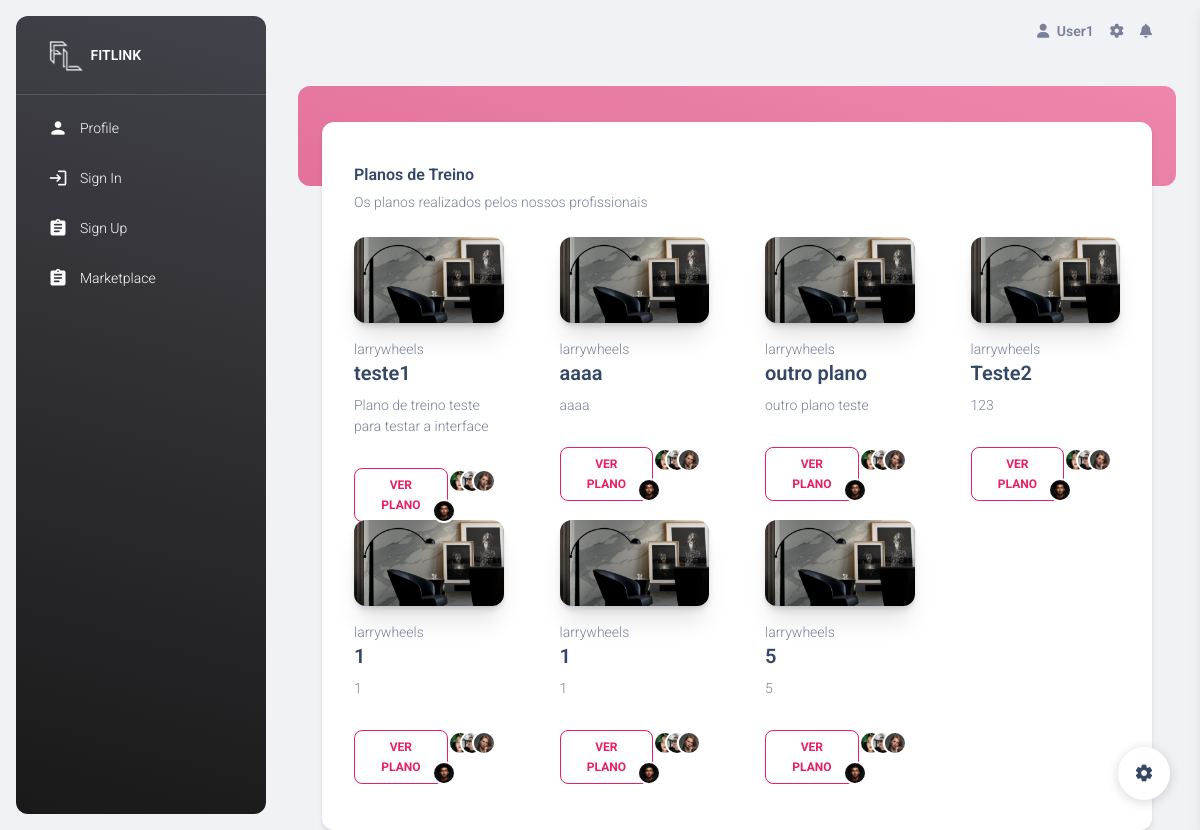
/marketplace, run on an earlier commit of the app's database.
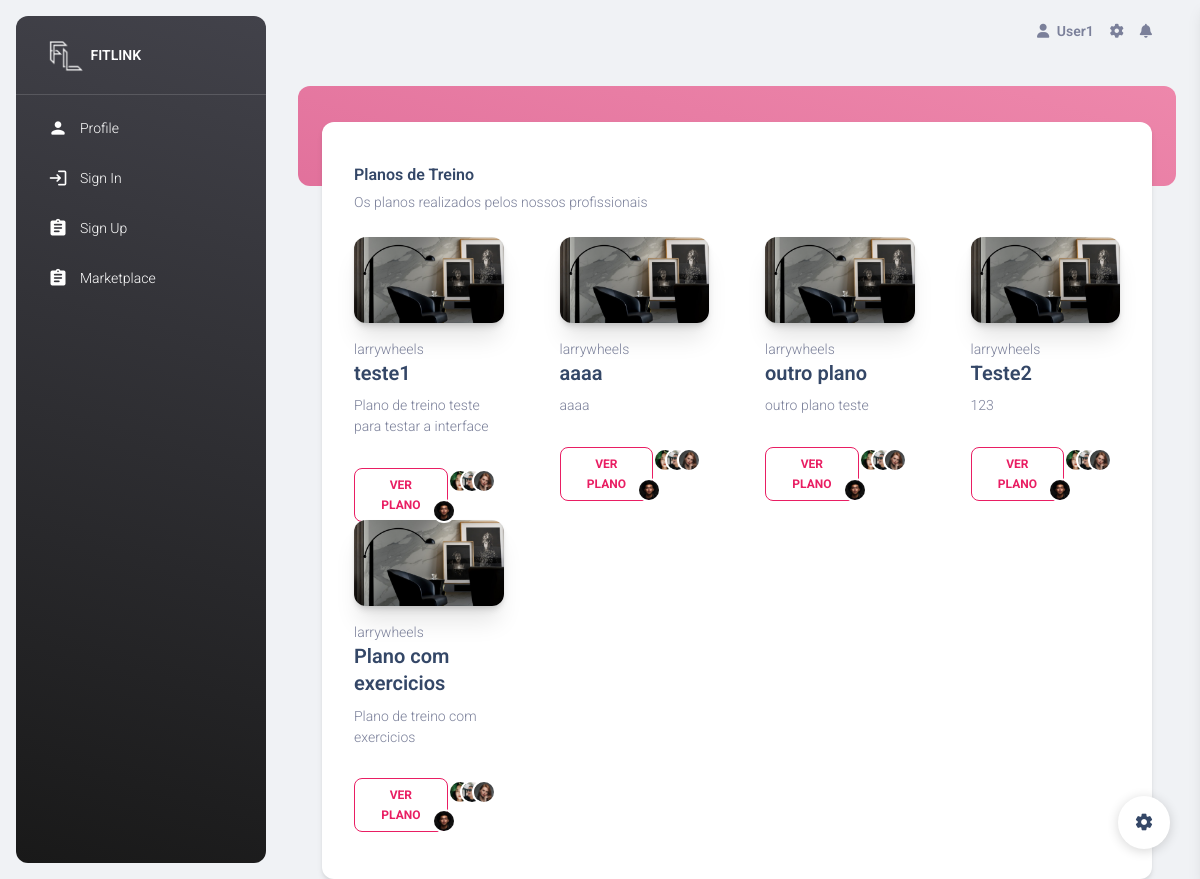
And on a later commit of the database.
### fitlink/models.py (models this page shows, shortened)
class PlanoTreino(models.Model):
    titulo = models.CharField(max_length = 255)
    imagem = models.CharField(max_length=255)
    descricao = models.TextField()
    requisitos = models.TextField()
    tipoPlano = models.ForeignKey(TipoPlano, on_delete=models.CASCADE)
    preco = models.FloatField()
    periodoBloco = models.IntegerField()
    nrBlocos = models.IntegerField()
    refPersonalTrainer = models.ForeignKey(PersonalTrainer, on_delete=models.CASCADE)

### fitlink/views.py (the view)
# urls.py: path('marketplace',views.marketplace,name="marketplace"),
def marketplace(request):
    context = PlanoTreino.objects.all()
    return render(request,'marketplace.html',{"planos": context})

### fitlink/templates/marketplace.html (shortened to what this page needs)
{% extends "index.html" %}
{% block content %}
    <div class="container-fluid px-2 px-md-4">
      <div class="card card-body mx-3 mx-md-4 mt-n6">
        <div class="row gx-4 mb-2">
            <div class="col-12 mt-4">
              <div class="mb-5 ps-3">
                <h6 class="mb-1">Planos de Treino</h6>
                <p class="text-sm">Os planos realizados pelos nossos profissionais</p>
              </div>
              <div class="row">
               {% for plano in planos %}
                <div class="col-xl-3 col-md-6 mb-xl-0 mb-4">
                  <div class="card card-blog card-plain">
                    <div class="card-header p-0 mt-n4 mx-3">
                      <a class="d-block shadow-xl border-radius-xl">
                        <img src="../static/img/home-decor-1.jpg" alt="img-blur-shadow" class="img-fluid shadow border-radius-xl">
                      </a>
                    </div>
                    <div class="card-body p-3">
                      <p class="mb-0 text-sm">{{plano.refPersonalTrainer}}</p>
                      <a href="javascript:;">
                        <h5>
                          {{plano.titulo}}
                        </h5>
                      </a>
                      <p class="mb-4 text-sm">
                        {{plano.descricao}}
                      </p>
                      <div class="d-flex align-items-center justify-content-between">
                        <a class="btn btn-outline-primary btn-sm mb-0" href="{% url 'detalhesPlano' idPlano=plano.id %}">Ver Plano</a>
                        <div class="avatar-group mt-2">
                          <a href="javascript:;" class="avatar avatar-xs rounded-circle" data-bs-toggle="tooltip" data-bs-placement="bottom" title="Elena Morison">
                            <img alt="Image placeholder" src="../static/img/team-1.jpg">
                          </a>
                          <a href="javascript:;" class="avatar avatar-xs rounded-circle" data-bs-toggle="tooltip" data-bs-placement="bottom" title="Ryan Milly">
                            <img alt="Image placeholder" src="../static/img/team-2.jpg">
                          </a>
                          <a href="javascript:;" class="avatar avatar-xs rounded-circle" data-bs-toggle="tooltip" data-bs-placement="bottom" title="Nick Daniel">
                            <img alt="Image placeholder" src="../static/img/team-3.jpg">
                          </a>
                          <a href="javascript:;" class="avatar avatar-xs rounded-circle" data-bs-toggle="tooltip" data-bs-placement="bottom" title="Peterson">
                            <img alt="Image placeholder" src="../static/img/team-4.jpg">
                          </a>
                        </div>
                      </div>
                    </div>
                  </div>
                </div>
                {% endfor %}
              </div>
            </div>
          </div>
        </div>
      </div>
  {% endblock %}

### fitlink/templates/index.html (shortened to what this page needs)
{% load static %}
<!DOCTYPE html>
<html lang="en">
<head>
  <link href="{% static 'css/nucleo-icons.css' %}" rel="stylesheet" />
  <link href="{% static 'css/nucleo-svg.css' %}" rel="stylesheet" />
  <link id="templatestyle" href="{% static 'css/material-dashboard.css' %}" rel="stylesheet" />
</head>
<body class="g-sidenav-show  bg-gray-200">
  <aside class="sidenav navbar navbar-vertical navbar-expand-xs border-0 border-radius-xl my-3 fixed-start ms-3   bg-gradient-dark" id="sidenav-main">
    <div class="sidenav-header">
      <a class="navbar-brand m-0" href="https://github.com/NunoVidal/fitlink" target="_blank">
        <img src="{% static 'img/fitlink_blackbg_preview_rev_1.png' %}" class="navbar-brand-img h-100" alt="main_logo">
        <span class="ms-1 font-weight-bold text-white">FITLINK</span>
      </a>
    </div>
    <hr class="horizontal light mt-0 mb-2">
    <div class="collapse navbar-collapse  w-auto  max-height-vh-100" id="sidenav-collapse-main">
      <ul class="navbar-nav">
        <li class="nav-item">
          <a class="nav-link text-white " href="profile">
            <div class="text-white text-center me-2 d-flex align-items-center justify-content-center">
              <i class="material-icons opacity-10">person</i>
            </div>
            <span class="nav-link-text ms-1">Profile</span>
          </a>
        </li>
        <li class="nav-item">
          <a class="nav-link text-white " href="sign-in">
            <div class="text-white text-center me-2 d-flex align-items-center justify-content-center">
              <i class="material-icons opacity-10">login</i>
            </div>
            <span class="nav-link-text ms-1">Sign In</span>
          </a>
        </li>
        <li class="nav-item">
          <a class="nav-link text-white " href="sign-up">
            <div class="text-white text-center me-2 d-flex align-items-center justify-content-center">
              <i class="material-icons opacity-10">assignment</i>
            </div>
            <span class="nav-link-text ms-1">Sign Up</span>
          </a>
        </li>
        <li class="nav-item">
          <a class="nav-link text-white " href="marketplace">
            <div class="text-white text-center me-2 d-flex align-items-center justify-content-center">
              <i class="material-icons opacity-10">assignment</i>
            </div>
            <span class="nav-link-text ms-1">Marketplace</span>
          </a>
        </li>
      </ul>
    </div>
  </aside>
  <main class="main-content position-relative max-height-vh-100 h-100 border-radius-lg ">
    <nav class="navbar navbar-main navbar-expand-lg px-0 mx-4 shadow-none border-radius-xl" id="navbarBlur" navbar-scroll="true">
      <div class="container-fluid py-1 px-3">
        <div class="collapse navbar-collapse mt-sm-0 mt-2 me-md-0 me-sm-4" id="navbar">
          <ul class="navbar-nav  justify-content-end">
            <li class="nav-item d-flex align-items-center">
              <a href="javascript:;" class="nav-link text-body font-weight-bold px-0">
                <i class="fa fa-user me-sm-1"></i>
                <span class="d-sm-inline d-none">User1</span>
              </a>
            </li>
            <li class="nav-item px-3 d-flex align-items-center">
              <a href="javascript:;" class="nav-link text-body p-0">
                <i class="fa fa-cog fixed-plugin-button-nav cursor-pointer"></i>
              </a>
            </li>
            <li class="nav-item dropdown pe-2 d-flex align-items-center">
              <a href="javascript:;" class="nav-link text-body p-0" id="dropdownMenuButton" data-bs-toggle="dropdown" aria-expanded="false">
                <i class="fa fa-bell cursor-pointer"></i>
              </a>
            </li>
          </ul>
        </div>
      </div>
    </nav>
    {% block content %}{% endblock %}
  </main>
  <div class="fixed-plugin">
    <a class="fixed-plugin-button text-dark position-fixed px-3 py-2">
      <i class="material-icons py-2">settings</i>
    </a>
  </div>
</body>
</html>

What changed in the data, as far as the page shows it:
removed PlanoTreino: refPersonalTrainer "larrywheels", titulo "1", descricao "1"
removed PlanoTreino: refPersonalTrainer "larrywheels", titulo "1", descricao "1"
removed PlanoTreino: refPersonalTrainer "larrywheels", titulo "5", descricao "5"
added PlanoTreino: refPersonalTrainer "larrywheels", titulo "Plano com exercicios", descricao "Plano de treino com exercicios"
